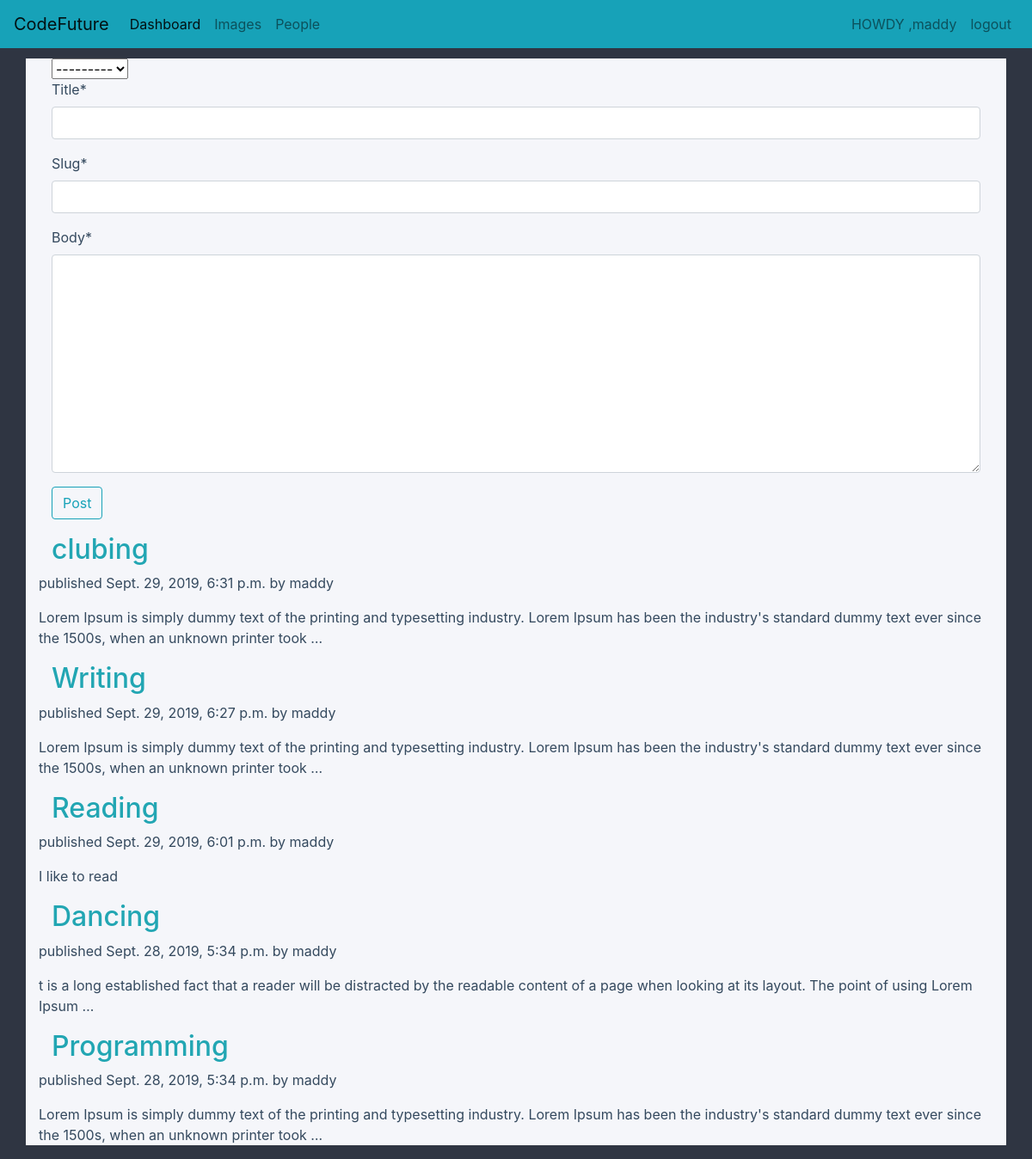
The app's page / (signed in) with its own data.
### posts/models.py (models this page shows, shortened)
class Post(models.Model):
    author  = models.ForeignKey(User, on_delete=models.CASCADE)
    title   = models.CharField(max_length=250)
    slug    = models.SlugField(max_length=250,unique_for_date='created')
    body    = models.TextField()
    created = models.DateTimeField(default=timezone.now)
    class Meta:
        ordering = ('-created',)
    def get_absolute_url(self):
        return reverse('post_detail', args=[self.created.year,
                                            self.created.month,
                                            self.created.day,
                                            self.slug])

### posts/views.py (the view)
# urls.py: path('',views.post_list, name='posts_list'),
@login_required
def post_list(request):
    posts = Post.objects.all()
    post_form = CreatePostForm(request.POST)
    if post_form.is_valid():
        new_post = post_form.save()
        context = {'new_post':new_post}
        return redirect('posts_list')
    else:
        post_form = CreatePostForm()
    context = { 'posts':posts,
                'section':'posts_list',
                'post_form':post_form,
                }
    return render(request,'posts/list.html',context)

### posts/forms.py
class CreatePostForm(forms.ModelForm):
    class Meta:
        model = Post
        fields = ('author','title','slug','body')

### posts/templates/posts/list.html (shortened to what this page needs)
{% extends 'base.html' %}
{% load crispy_forms_tags %}
{% block content %}
<div class="create_post container">
  <form action="." method="post">
    {{ post_form.author}}
    {{ post_form.title|as_crispy_field}}
    {{ post_form.slug|as_crispy_field}}
    {{ post_form.body|as_crispy_field}}
    <p><button type="submit" class="btn btn-outline-info">Post</button></p>
  </form>
</div>
{% for post in posts %}
<h2>
  <a class="post_title_class container " href="{{ post.get_absolute_url }}">{{ post.title }}  </a>
</h2>
<p class="date">
  published {{ post.created }} by {{ post.author }}
</p>
{{post.body|truncatewords:30|linebreaks }}
{% endfor %}
{% endblock %}

### posts/templates/base.html (shortened to what this page needs)
{% load static %}
<!DOCTYPE html>
<html lang="en">
<head>
  <link rel="stylesheet" href="https://stackpath.bootstrapcdn.com/bootstrap/4.3.1/css/bootstrap.min.css">
  <link rel="stylesheet" href="{% static 'base.css'%} ">
</head>
<body>
<nav class="navbar navbar-expand-lg navbar-light bg-info">
  <a class="navbar-brand" href="\">CodeFuture</a>
  <div class="collapse navbar-collapse" id="navbarSupportedContent">
  {% if request.user.is_authenticated %}
    <ul class="navbar-nav mr-auto">
      <li class="nav-item active">
        <a class="nav-link" href="{% url 'posts_list' %}">Dashboard <span class="sr-only">(current)</span></a>
      </li>
      <li class="nav-item">
        <a class="nav-link" href="#">Images</a>
      </li>
      <li class="nav-item">
        <a class="nav-link" href="#">People</a>
      </li>
    </ul>
  {%endif %}
    <form class="form-inline my-2 my-lg-0">
      <ul class="navbar-nav mr-auto">
            <li class="nav-item">
            {% if request.user.is_authenticated %}
            <a href="#" class="nav-link " >  HOWDY ,{{ request.user.username }} </a>
            </li>
          <li class="nav-item">
            <a class="nav-link" href="{% url 'logout' %}">logout</a>
            {% else %}
             <a class="nav-link" href="{% url 'register' %}">Sign-up</a>
            <a class="nav-link" href="{% url 'login' %}">Log-in</a>
            {% endif %}
          </li>
        </ul>
    </form>
  </div>
</nav>
<div class="content container">
{%block content %}
{% endblock %}
</div>
</body>
</html>

### posts/static/base.css (style rules this page uses)
body { background-color: #2f3542; }
.content { background-color: #f5f6fa; color:#34495e; margin-top: 1%; }
.post_title_class { color: #22a6b3; text-decoration: none; cursor: pointer; }

### records on screen
Post: title "clubing", created "Sept. 29, 2019, 6:31 p.m.", author "maddy", body "Lorem Ipsum is simply dummy text of the printing and typesetting industry. Lorem Ipsum has been the industry's standard dummy text ever since the 1500s, when an unknown printer took …"
Post: title "Writing", created "Sept. 29, 2019, 6:27 p.m.", author "maddy", body "Lorem Ipsum is simply dummy text of the printing and typesetting industry. Lorem Ipsum has been the industry's standard dummy text ever since the 1500s, when an unknown printer took …"
Post: title "Reading", created "Sept. 29, 2019, 6:01 p.m.", author "maddy", body "I like to read"
Post: title "Dancing", created "Sept. 28, 2019, 5:34 p.m.", author "maddy", body "t is a long established fact that a reader will be distracted by the readable content of a page when looking at its layout. The point of using Lorem Ipsum …"
Post: title "Programming", created "Sept. 28, 2019, 5:34 p.m.", author "maddy", body "Lorem Ipsum is simply dummy text of the printing and typesetting industry. Lorem Ipsum has been the industry's standard dummy text ever since the 1500s, when an unknown printer took …"

### other values on screen
{{ request.user.username }} "maddy"
